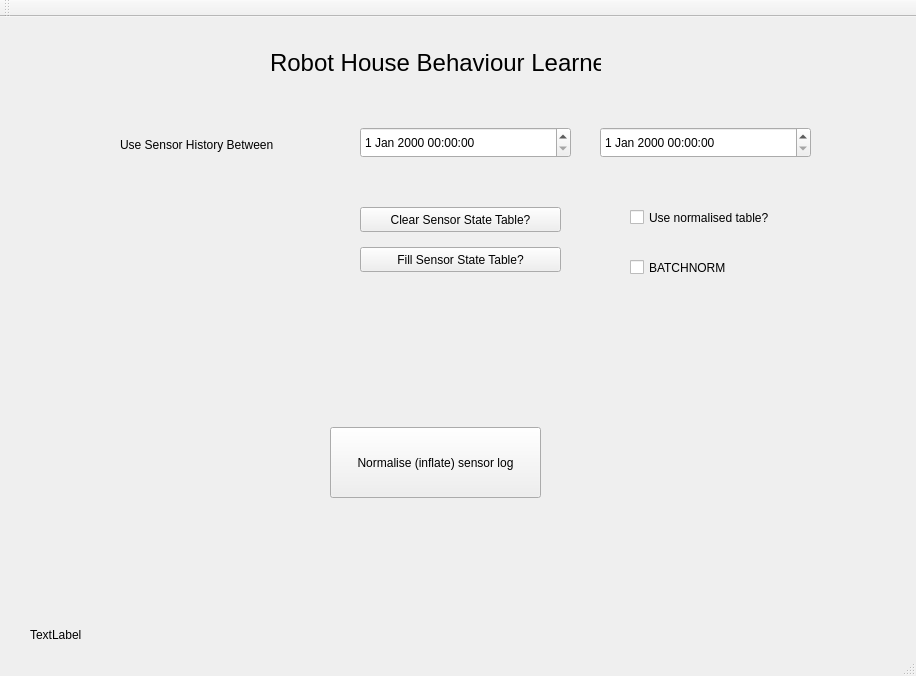
<?xml version="1.0" encoding="UTF-8"?>
<ui version="4.0">
 <class>MainWindow</class>
 <widget class="QMainWindow" name="MainWindow">
  <property name="geometry">
   <rect>
    <x>0</x>
    <y>0</y>
    <width>916</width>
    <height>676</height>
   </rect>
  </property>
  <property name="windowTitle">
   <string>MainWindow</string>
  </property>
  <widget class="QWidget" name="centralWidget">
   <widget class="QLabel" name="label">
    <property name="geometry">
     <rect>
      <x>270</x>
      <y>30</y>
      <width>331</width>
      <height>31</height>
     </rect>
    </property>
    <property name="font">
     <font>
      <pointsize>18</pointsize>
     </font>
    </property>
    <property name="text">
     <string>Robot House Behaviour Learner</string>
    </property>
   </widget>
   <widget class="QDateTimeEdit" name="dateFrom">
    <property name="geometry">
     <rect>
      <x>360</x>
      <y>110</y>
      <width>211</width>
      <height>31</height>
     </rect>
    </property>
   </widget>
   <widget class="QDateTimeEdit" name="dateTo">
    <property name="geometry">
     <rect>
      <x>600</x>
      <y>110</y>
      <width>211</width>
      <height>31</height>
     </rect>
    </property>
   </widget>
   <widget class="QLabel" name="label_2">
    <property name="geometry">
     <rect>
      <x>120</x>
      <y>120</y>
      <width>201</width>
      <height>16</height>
     </rect>
    </property>
    <property name="text">
     <string>Use Sensor History Between</string>
    </property>
   </widget>
   <widget class="QLabel" name="locnLabel">
    <property name="geometry">
     <rect>
      <x>30</x>
      <y>610</y>
      <width>321</width>
      <height>16</height>
     </rect>
    </property>
    <property name="text">
     <string>TextLabel</string>
    </property>
   </widget>
   <widget class="QPushButton" name="clearPushButton">
    <property name="geometry">
     <rect>
      <x>360</x>
      <y>190</y>
      <width>201</width>
      <height>25</height>
     </rect>
    </property>
    <property name="text">
     <string>Clear Sensor State Table?</string>
    </property>
   </widget>
   <widget class="QPushButton" name="fillPushButton">
    <property name="geometry">
     <rect>
      <x>360</x>
      <y>230</y>
      <width>201</width>
      <height>25</height>
     </rect>
    </property>
    <property name="text">
     <string>Fill Sensor State Table?</string>
    </property>
   </widget>
   <widget class="QPushButton" name="inflatePushButton">
    <property name="geometry">
     <rect>
      <x>330</x>
      <y>410</y>
      <width>211</width>
      <height>71</height>
     </rect>
    </property>
    <property name="text">
     <string>Normalise (inflate) sensor log</string>
    </property>
   </widget>
   <widget class="QCheckBox" name="checkBox">
    <property name="geometry">
     <rect>
      <x>630</x>
      <y>190</y>
      <width>181</width>
      <height>21</height>
     </rect>
    </property>
    <property name="text">
     <string>Use normalised table?</string>
    </property>
   </widget>
   <widget class="QCheckBox" name="checkBox_2">
    <property name="geometry">
     <rect>
      <x>630</x>
      <y>240</y>
      <width>181</width>
      <height>21</height>
     </rect>
    </property>
    <property name="text">
     <string>BATCHNORM</string>
    </property>
   </widget>
  </widget>
  <widget class="QToolBar" name="mainToolBar">
   <attribute name="toolBarArea">
    <enum>TopToolBarArea</enum>
   </attribute>
   <attribute name="toolBarBreak">
    <bool>false</bool>
   </attribute>
  </widget>
  <widget class="QStatusBar" name="statusBar"/>
 </widget>
 <layoutdefault spacing="6" margin="11"/>
 <resources/>
 <connections/>
</ui>
